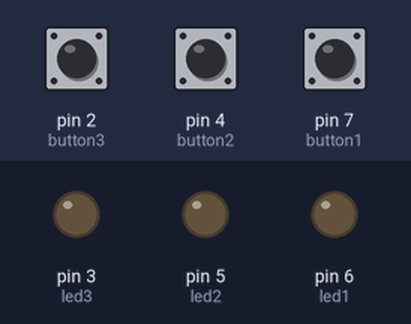
Bench run of a sketch on a simulated Arduino Uno, built with avr-gcc and run on an emulated ATmega328P. On the bench: output pins drawn as LEDs (lit = HIGH). The inputs (shaded band) are chosen by the test bench; at power-on: pin 2 (button3) HIGH, pin 4 (button2) HIGH, pin 7 (button1) HIGH. What the sketch prints to the serial monitor is not drawn.

Above: at 1.2 s.
1.3 s: pin 2 (button3) pulled LOW for 1 s
At 2.7 s:
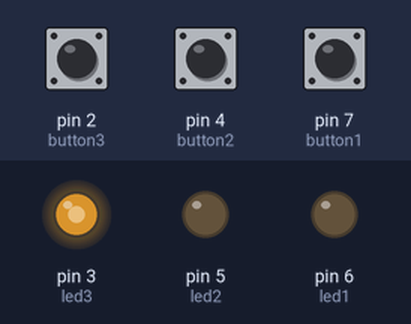
4.3 s: pin 4 (button2) pulled LOW for 3.2 s
9.0 s: pin 7 (button1) pulled LOW for 0.15 s
At 9.4 s:
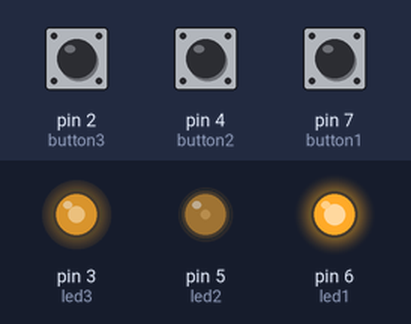
10.6 s: pin 2 (button3) pulled LOW for 0.15 s
At 11.8 s:
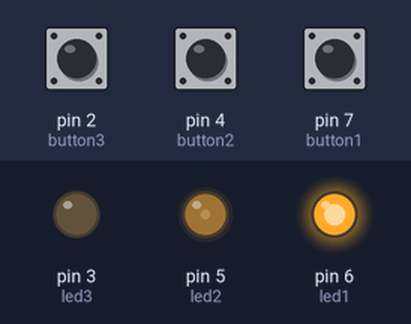
12.2 s: pin 4 (button2) pulled LOW for 0.15 s
At 13.1 s:
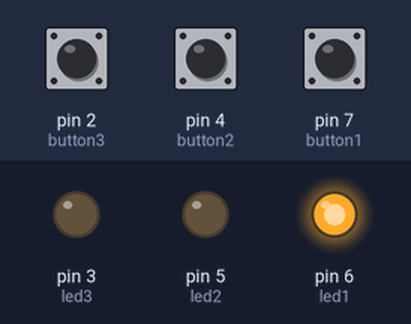
13.8 s: pin 7 (button1) pulled LOW for 1 s
Timing chart, 0 to 16.8 s (numbered marks = the images above; inputs shaded):
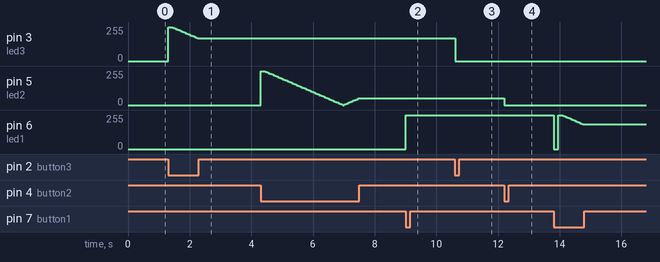

Measured:
- after the input at 9.0 s, pin 6 (led1): 0/255 → 255/255 at once
- after the input at 10.6 s, pin 3 (led3): 170/255 → 0/255 at once
- after the input at 12.2 s, pin 5 (led2): 50/255 → 0/255 at once

The sketch:

ledcontroller2.ino
```cpp
int led1=PD6;
int led2=PD5; //PD7 sender ikke pwm
int led3=PD3;
int button1=PD7;
int button2=PD4;
int button3=PD2;
int bs, bs1, bs2;
int s=true, s1=true, s2=true;
void setup() {
  // put your setup code here, to run once:
  pinMode(led1, OUTPUT);
  pinMode(led2, OUTPUT);
  pinMode(led3, OUTPUT);
  pinMode(button1, INPUT);
  pinMode(button2, INPUT);
  pinMode(button3, INPUT);
  Serial.begin(9600);
}

void loop() {
  bs = digitalRead(button1);
  bs1 = digitalRead(button2);
  bs2 = digitalRead(button3);
  Serial.println(bs2);


  if (bs == LOW){
    leds(led1, s, button1);
    s=!s;
  }
  if (bs1 == LOW){
    leds(led2, s1, button2);
    s1=!s1;
  }
  if (bs2 == LOW){
    leds(led3, s2, button3);
    s2=!s2;
  }

}

void leds(int led, int s, int bs) {
  int k=255; int retning=true;
  if(s){
    analogWrite(led, 255);
    delay(100);
    while (digitalRead(bs)==LOW){
      if(k==0){
        retning=false;
      }
      else if(k==255){
        retning=true;
      }
      if (retning==true){
        analogWrite(led, k);
        k=k-5;
        delay(50);
        Serial.println(k);
      }
      else{
        analogWrite(led, k);
        k=k+5;
        delay(50);
        Serial.println(k);
      }
    }
  }
  else{
    analogWrite(led, 0);
    k=255;
  }
  delay(150);

}
```
